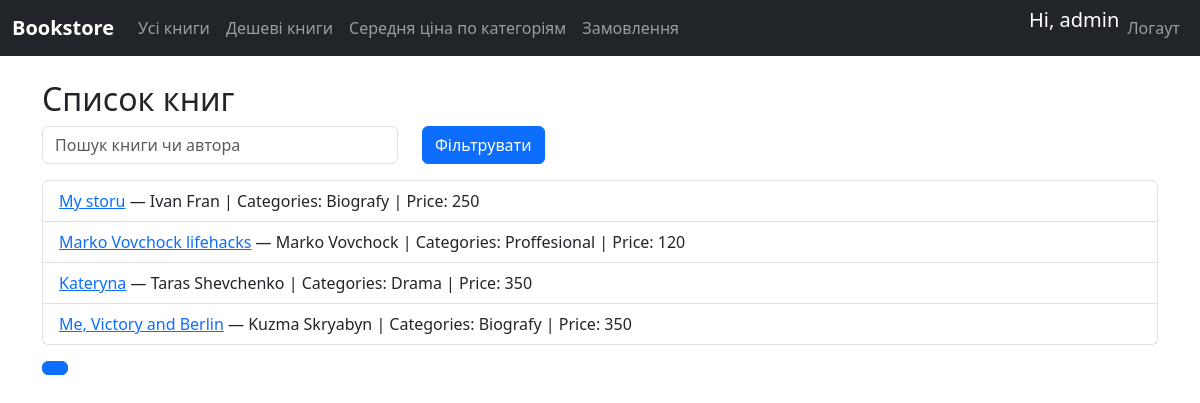
/shop/cheap-books/ (signed in), run on the app's committed database.
### user_management/models.py (models this page shows)
class CustomUser(AbstractUser):
    birth_date = models.DateField(blank=True, null=True)
    phone_number = models.CharField(max_length=15, blank=True, null=True)

### shop/models.py (models this page shows)
class Book(models.Model):
    title = models.CharField(max_length=100)
    author = models.ManyToManyField(Author)
    category = models.ManyToManyField(Category)
    publisher = models.ForeignKey('Publisher', on_delete=models.CASCADE)
    published_year = models.IntegerField()
    added_at = models.DateTimeField()
    amount = models.IntegerField()
    price = models.IntegerField()
    available = models.BooleanField(default=True)
    calculated_rating = models.DecimalField(max_digits=5, decimal_places=2, null=True)

class Author(models.Model):
    first_name = models.CharField(max_length=100)
    last_name = models.CharField(max_length=100)
    country = models.CharField(max_length=100)
    birth_date = models.DateField(default=timezone.now)
    bio = models.TextField(default="No bio yet")
    def __str__(self):
        return self.first_name + " " + self.last_name

class Category(models.Model):
    name = models.CharField(max_length=100)
    bio = models.TextField(default="No bio yet")
    def __str__(self):
        return self.name

### shop/views.py (the view)
# urls.py: path("cheap-books/", AllCheapBooksView.as_view(), name="cheap_books"),
class AllCheapBooksView(ListView):
    model = Book
    template_name = "books.html"
    context_object_name = "books"
    paginate = 4
    def get_queryset(self):
        query = self.request.GET.get("q")
        qs =  Book.objects.filter(price__lt=500).prefetch_related("author", "category")
        if query:
            qs = qs.filter(Q(title__icontains=query) | Q(author__last_name__icontains=query))
        return qs

### templates/books.html (shortened to what this page needs)
{% extends "base.html" %}
{% block content %}
<h2>Список книг</h2>
<form method="get" class="mb-3">
    <div class="row">
        <div class="col-md-4">
            <input type="text" name="q" class="form-control" placeholder="Пошук книги чи автора" value="{{ request.GET.q }}">
        </div>
        <div class="col-md-2">
            <button type="submit" class="btn btn-primary">Фільтрувати</button>
        </div>
    </div>
</form>
<ul class="list-group">
    {% for book in books %}
        <li class="list-group-item">
            <a href="{% url 'shop:book' book_id=book.id %}">{{ book.title }}</a>
            —
            {% for author in book.author.all %}
                {{ author }}{% if not forloop.last %}, {% endif %}
            {% empty %}
                No authors
            {% endfor %}
            | Categories:
            {% for category in book.category.all %}
                {{ category }}{% if not forloop.last %}, {% endif %}
            {% empty %}
                No categories
            {% endfor %}
            | Price: {{ book.price }}
        </li>
    {% empty %}
        <li class="list-group-item">Немає книг</li>
    {% endfor %}
</ul>
<nav>
    <ul class="pagination mt-3">
        <li class="page-item active"><span class="page-link">{{ page_obj.number }}</span></li>
    </ul>
</nav>
{% endblock %}

### templates/base.html (shortened to what this page needs)
{% load static %}
<!DOCTYPE html>
<html lang="en">
<head>
    <link rel="stylesheet" href="https://cdn.jsdelivr.net/npm/bootstrap@5.3.0/dist/css/bootstrap.min.css">
    <link rel="stylesheet" href="{% static 'css/style.css' %}">
</head>
<body>
    <nav class="navbar navbar-expand-lg navbar-dark bg-dark">
        <div class="container-fluid">
            <a class="navbar-brand" href="{% url 'shop:all_books' %}">Bookstore</a>
            <div class="collapse navbar-collapse">
                <ul class="navbar-nav me-auto">
                    <li class="nav-item"><a class="nav-link" href="{% url 'shop:all_books' %}">Усі книги</a></li>
                    <li class="nav-item"><a class="nav-link" href="{% url 'shop:cheap_books' %}">Дешеві книги</a></li>
                    <li class="nav-item"><a class="nav-link" href="{% url 'shop:avg_price' %}">Середня ціна по категоріям</a></li>
                    <li class="nav-item"><a class="nav-link" href="{% url 'order:new_order' %}">Замовлення</a></li>
                </ul>
                <ul class="navbar-nav ms-auto">
                    {% if user.is_authenticated %}
                    <h5 class="text-white"> Hi, {{ user.username }}</h5>
                    <li class="nav-item"> {% csrf_token %} <a class="nav-link" href="{% url 'user:logout' %}">Логаут</a></li>
                    {% else %}
                    <li class="nav-item"><a class="nav-link" href="{% url 'user:user_register' %}">Реэстрація</a></li>
                    <li class="nav-item"><a class="nav-link" href="{% url 'user:user_login' %}">Логін</a></li>
                    {% endif %}
                </ul>
            </div>
        </div>
    </nav>
    <div class="container mt-4">
        {% block content %}{% endblock %}
    </div>
</body>
</html>

### static/css/style.css (style rules this page uses)
.navbar-brand { font-weight: bold; }
.pagination .page-link { color: #212529; }

### data on the page
CustomUser: username "admin"
Book: title "My storu", price "250"
Author: first_name+last_name "Ivan Fran"
Category: name "Biografy"
Book: title "Marko Vovchock lifehacks", price "120"
Author: first_name+last_name "Marko Vovchock"
Category: name "Proffesional"
Book: title "Kateryna", price "350"
Author: first_name+last_name "Taras Shevchenko"
Category: name "Drama"
Book: title "Me, Victory and Berlin", price "350"
Author: first_name+last_name "Kuzma Skryabyn"
